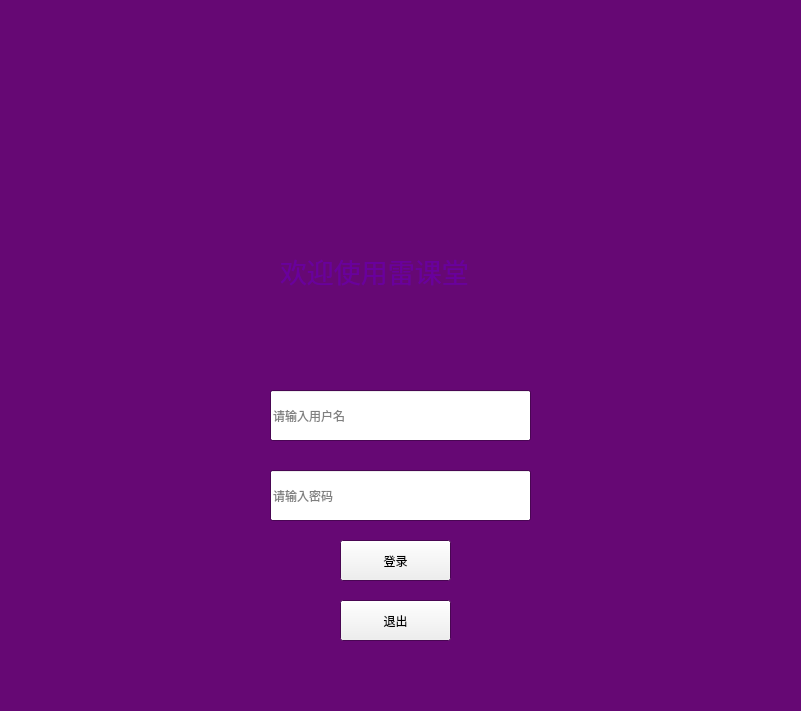
<?xml version="1.0" encoding="UTF-8"?>
<ui version="4.0">
 <class>LoginWindow</class>
 <widget class="QMainWindow" name="LoginWindow">
  <property name="geometry">
   <rect>
    <x>0</x>
    <y>0</y>
    <width>801</width>
    <height>711</height>
   </rect>
  </property>
  <property name="minimumSize">
   <size>
    <width>801</width>
    <height>711</height>
   </size>
  </property>
  <property name="maximumSize">
   <size>
    <width>801</width>
    <height>711</height>
   </size>
  </property>
  <property name="palette">
   <palette>
    <active>
     <colorrole role="Base">
      <brush brushstyle="SolidPattern">
       <color alpha="255">
        <red>255</red>
        <green>255</green>
        <blue>255</blue>
       </color>
      </brush>
     </colorrole>
     <colorrole role="Window">
      <brush brushstyle="SolidPattern">
       <color alpha="255">
        <red>102</red>
        <green>8</green>
        <blue>116</blue>
       </color>
      </brush>
     </colorrole>
    </active>
    <inactive>
     <colorrole role="Base">
      <brush brushstyle="SolidPattern">
       <color alpha="255">
        <red>255</red>
        <green>255</green>
        <blue>255</blue>
       </color>
      </brush>
     </colorrole>
     <colorrole role="Window">
      <brush brushstyle="SolidPattern">
       <color alpha="255">
        <red>102</red>
        <green>8</green>
        <blue>116</blue>
       </color>
      </brush>
     </colorrole>
    </inactive>
    <disabled>
     <colorrole role="Base">
      <brush brushstyle="SolidPattern">
       <color alpha="255">
        <red>102</red>
        <green>8</green>
        <blue>116</blue>
       </color>
      </brush>
     </colorrole>
     <colorrole role="Window">
      <brush brushstyle="SolidPattern">
       <color alpha="255">
        <red>102</red>
        <green>8</green>
        <blue>116</blue>
       </color>
      </brush>
     </colorrole>
    </disabled>
   </palette>
  </property>
  <property name="windowTitle">
   <string>雷课堂登录</string>
  </property>
  <property name="styleSheet">
   <string notr="true">#LoginWindow
{
border-image: url(:/new/prefix1/door1.jpg);
}</string>
  </property>
  <widget class="QWidget" name="centralwidget">
   <property name="minimumSize">
    <size>
     <width>801</width>
     <height>711</height>
    </size>
   </property>
   <property name="maximumSize">
    <size>
     <width>801</width>
     <height>711</height>
    </size>
   </property>
   <widget class="QLabel" name="label">
    <property name="geometry">
     <rect>
      <x>0</x>
      <y>0</y>
      <width>801</width>
      <height>711</height>
     </rect>
    </property>
    <property name="minimumSize">
     <size>
      <width>801</width>
      <height>711</height>
     </size>
    </property>
    <property name="maximumSize">
     <size>
      <width>801</width>
      <height>16777215</height>
     </size>
    </property>
    <property name="font">
     <font>
      <family>微软雅黑</family>
     </font>
    </property>
    <property name="styleSheet">
     <string notr="true">border-image: url(:/new/prefix1/door3.jpg);</string>
    </property>
    <property name="text">
     <string/>
    </property>
   </widget>
   <widget class="QPushButton" name="btnExit">
    <property name="geometry">
     <rect>
      <x>340</x>
      <y>600</y>
      <width>111</width>
      <height>41</height>
     </rect>
    </property>
    <property name="font">
     <font>
      <family>微软雅黑</family>
     </font>
    </property>
    <property name="text">
     <string>退出</string>
    </property>
   </widget>
   <widget class="QPushButton" name="btnLogin">
    <property name="geometry">
     <rect>
      <x>340</x>
      <y>540</y>
      <width>111</width>
      <height>41</height>
     </rect>
    </property>
    <property name="font">
     <font>
      <family>微软雅黑</family>
     </font>
    </property>
    <property name="styleSheet">
     <string notr="true"/>
    </property>
    <property name="text">
     <string>登录</string>
    </property>
   </widget>
   <widget class="QLineEdit" name="edtPassword">
    <property name="geometry">
     <rect>
      <x>270</x>
      <y>470</y>
      <width>261</width>
      <height>51</height>
     </rect>
    </property>
    <property name="font">
     <font>
      <family>微软雅黑</family>
     </font>
    </property>
    <property name="echoMode">
     <enum>QLineEdit::Password</enum>
    </property>
    <property name="placeholderText">
     <string>请输入密码</string>
    </property>
   </widget>
   <widget class="QLineEdit" name="edtName">
    <property name="geometry">
     <rect>
      <x>270</x>
      <y>390</y>
      <width>261</width>
      <height>51</height>
     </rect>
    </property>
    <property name="font">
     <font>
      <family>微软雅黑</family>
     </font>
    </property>
    <property name="placeholderText">
     <string>请输入用户名</string>
    </property>
   </widget>
   <widget class="QLabel" name="label_2">
    <property name="geometry">
     <rect>
      <x>330</x>
      <y>100</y>
      <width>141</width>
      <height>121</height>
     </rect>
    </property>
    <property name="styleSheet">
     <string notr="true">image: url(:/new/prefix1/ThunderClass.png);</string>
    </property>
    <property name="text">
     <string/>
    </property>
   </widget>
   <widget class="QLabel" name="label_3">
    <property name="geometry">
     <rect>
      <x>280</x>
      <y>240</y>
      <width>241</width>
      <height>61</height>
     </rect>
    </property>
    <property name="font">
     <font>
      <family>幼圆</family>
      <pointsize>20</pointsize>
     </font>
    </property>
    <property name="styleSheet">
     <string notr="true">color: rgb(105, 0, 157);</string>
    </property>
    <property name="text">
     <string>欢迎使用雷课堂</string>
    </property>
   </widget>
  </widget>
 </widget>
 <resources/>
 <connections/>
</ui>
